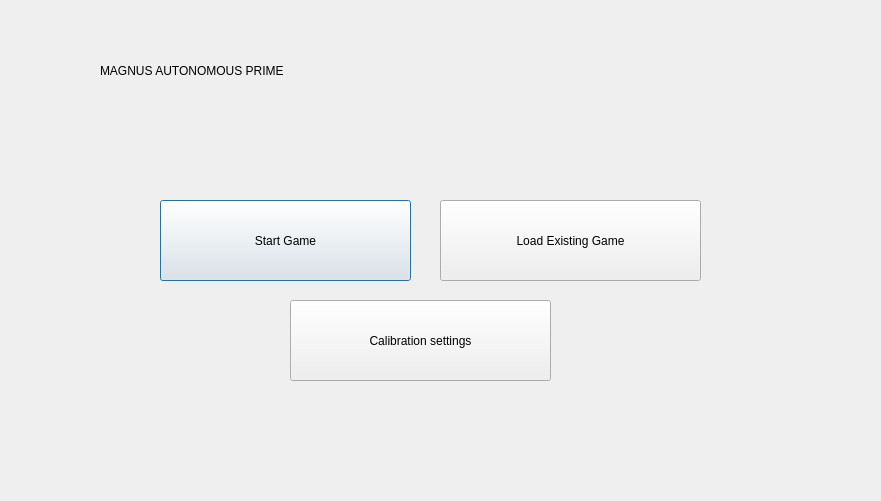
<?xml version="1.0" encoding="UTF-8"?>
<ui version="4.0">
 <class>Dialog</class>
 <widget class="QDialog" name="Dialog">
  <property name="geometry">
   <rect>
    <x>0</x>
    <y>0</y>
    <width>881</width>
    <height>501</height>
   </rect>
  </property>
  <property name="windowTitle">
   <string>Dialog</string>
  </property>
  <widget class="QWidget" name="widget" native="true">
   <property name="geometry">
    <rect>
     <x>0</x>
     <y>10</y>
     <width>881</width>
     <height>501</height>
    </rect>
   </property>
   <property name="styleSheet">
    <string notr="true"/>
   </property>
   <widget class="QLabel" name="label">
    <property name="geometry">
     <rect>
      <x>100</x>
      <y>20</y>
      <width>681</width>
      <height>81</height>
     </rect>
    </property>
    <property name="styleSheet">
     <string notr="true">font: 75 36pt &quot;MS Shell Dlg 2&quot;;</string>
    </property>
    <property name="text">
     <string>MAGNUS AUTONOMOUS PRIME</string>
    </property>
   </widget>
   <widget class="QPushButton" name="start_button">
    <property name="geometry">
     <rect>
      <x>160</x>
      <y>190</y>
      <width>251</width>
      <height>81</height>
     </rect>
    </property>
    <property name="styleSheet">
     <string notr="true">font: 75 22pt &quot;MS Shell Dlg 2&quot;;</string>
    </property>
    <property name="text">
     <string>Start Game</string>
    </property>
   </widget>
   <widget class="QPushButton" name="load_existing_game_button">
    <property name="geometry">
     <rect>
      <x>440</x>
      <y>190</y>
      <width>261</width>
      <height>81</height>
     </rect>
    </property>
    <property name="styleSheet">
     <string notr="true">font: 75 22pt &quot;MS Shell Dlg 2&quot;;</string>
    </property>
    <property name="text">
     <string>Load Existing Game</string>
    </property>
   </widget>
   <widget class="QPushButton" name="calibration_setting_button">
    <property name="geometry">
     <rect>
      <x>290</x>
      <y>290</y>
      <width>261</width>
      <height>81</height>
     </rect>
    </property>
    <property name="styleSheet">
     <string notr="true">font: 75 22pt &quot;MS Shell Dlg 2&quot;;</string>
    </property>
    <property name="text">
     <string>Calibration settings</string>
    </property>
   </widget>
  </widget>
 </widget>
 <resources/>
 <connections/>
</ui>
